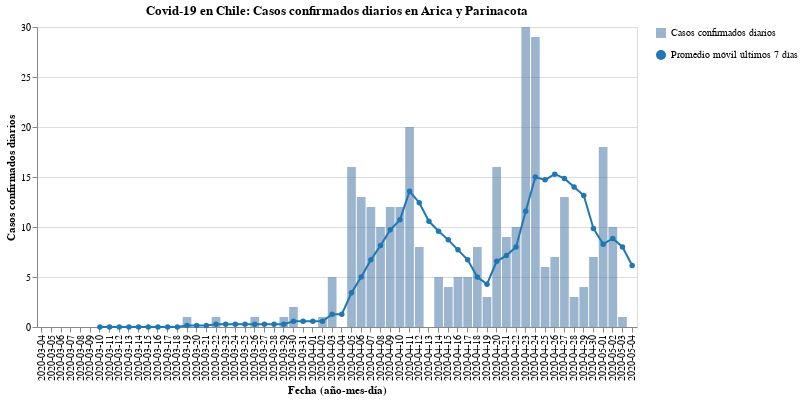

The code cell stored with this chart in its notebook:
### Code cell
#hide_input
bars, line = my_cases_plot(region)
(bars + line).properties(
    title=f'Covid-19 en Chile: Casos confirmados diarios en {region}',
    width=600
)

### Figure 1 — Vega-Lite specification as saved in the notebook (floating-point values rounded to 4 significant figures)
{"config": {"view": {"continuousWidth": 400, "continuousHeight": 300}}, "layer": [{"mark": {"type": "bar", "opacity": 0.7}, "encoding": {"opacity": {"type": "nominal", "field": "Casos confirmados diarios", "legend": {"title": ""}}, "tooltip": [{"type": "nominal", "field": "Fecha"}, {"type": "quantitative", "field": "Casos confirmados"}], "x": {"type": "nominal", "axis": {"title": "Fecha (año-mes-día)"}, "field": "Fecha"}, "y": {"type": "quantitative", "axis": {"title": "Casos confirmados diarios"}, "field": "Casos confirmados"}}}, {"mark": {"type": "line", "color": "#1f77b4", "point": {"filled": true, "fill": "#1f77b4"}}, "encoding": {"shape": {"type": "nominal", "field": "Promedio móvil últimos 7 días", "legend": {"title": ""}}, "x": {"type": "nominal", "axis": {"title": "Fecha (año-mes-día)"}, "field": "Fecha"}, "y": {"type": "quantitative", "field": "Rolling"}}}], "data": {"name": "data-52cc2a2a7659f54f42c60f2082fe592d"}, "title": "Covid-19 en Chile: Casos confirmados diarios en Arica y Parinacota", "width": 600, "$schema": "https://vega.github.io/schema/vega-lite/v4.8.1.json", "datasets": {"data-52cc2a2a7659f54f42c60f2082fe592d": [{"Fecha": "2020-03-04", "Casos confirmados": 0, "Rolling": null, "Casos confirmados diarios": "Casos confirmados diarios", "Promedio móvil últimos 7 días": "Promedio móvil últimos 7 días"}, {"Fecha": "2020-03-05", "Casos confirmados": 0, "Rolling": null, "Casos confirmados diarios": "Casos confirmados diarios", "Promedio móvil últimos 7 días": "Promedio móvil últimos 7 días"}, {"Fecha": "2020-03-06", "Casos confirmados": 0, "Rolling": null, "Casos confirmados diarios": "Casos confirmados diarios", "Promedio móvil últimos 7 días": "Promedio móvil últimos 7 días"}, {"Fecha": "2020-03-07", "Casos confirmados": 0, "Rolling": null, "Casos confirmados diarios": "Casos confirmados diarios", "Promedio móvil últimos 7 días": "Promedio móvil últimos 7 días"}, {"Fecha": "2020-03-08", "Casos confirmados": 0, "Rolling": null, "Casos confirmados diarios": "Casos confirmados diarios", "Promedio móvil últimos 7 días": "Promedio móvil últimos 7 días"}, {"Fecha": "2020-03-09", "Casos confirmados": 0, "Rolling": null, "Casos confirmados diarios": "Casos confirmados diarios", "Promedio móvil últimos 7 días": "Promedio móvil últimos 7 días"}, {"Fecha": "2020-03-10", "Casos confirmados": 0, "Rolling": 0.0, "Casos confirmados diarios": "Casos confirmados diarios", "Promedio móvil últimos 7 días": "Promedio móvil últimos 7 días"}, {"Fecha": "2020-03-11", "Casos confirmados": 0, "Rolling": 0.0, "Casos confirmados diarios": "Casos confirmados diarios", "Promedio móvil últimos 7 días": "Promedio móvil últimos 7 días"}, {"Fecha": "2020-03-12", "Casos confirmados": 0, "Rolling": 0.0, "Casos confirmados diarios": "Casos confirmados diarios", "Promedio móvil últimos 7 días": "Promedio móvil últimos 7 días"}, {"Fecha": "2020-03-13", "Casos confirmados": 0, "Rolling": 0.0, "Casos confirmados diarios": "Casos confirmados diarios", "Promedio móvil últimos 7 días": "Promedio móvil últimos 7 días"}, {"Fecha": "2020-03-14", "Casos confirmados": 0, "Rolling": 0.0, "Casos confirmados diarios": "Casos confirmados diarios", "Promedio móvil últimos 7 días": "Promedio móvil últimos 7 días"}, {"Fecha": "2020-03-15", "Casos confirmados": 0, "Rolling": 0.0, "Casos confirmados diarios": "Casos confirmados diarios", "Promedio móvil últimos 7 días": "Promedio móvil últimos 7 días"}, {"Fecha": "2020-03-16", "Casos confirmados": 0, "Rolling": 0.0, "Casos confirmados diarios": "Casos confirmados diarios", "Promedio móvil últimos 7 días": "Promedio móvil últimos 7 días"}, {"Fecha": "2020-03-17", "Casos confirmados": 0, "Rolling": 0.0, "Casos confirmados diarios": "Casos confirmados diarios", "Promedio móvil últimos 7 días": "Promedio móvil últimos 7 días"}, {"Fecha": "2020-03-18", "Casos confirmados": 0, "Rolling": 0.0, "Casos confirmados diarios": "Casos confirmados diarios", "Promedio móvil últimos 7 días": "Promedio móvil últimos 7 días"}, {"Fecha": "2020-03-19", "Casos confirmados": 1, "Rolling": 0.1429, "Casos confirmados diarios": "Casos confirmados diarios", "Promedio móvil últimos 7 días": "Promedio móvil últimos 7 días"}, {"Fecha": "2020-03-20", "Casos confirmados": 0, "Rolling": 0.1429, "Casos confirmados diarios": "Casos confirmados diarios", "Promedio móvil últimos 7 días": "Promedio móvil últimos 7 días"}, {"Fecha": "2020-03-21", "Casos confirmados": 0, "Rolling": 0.1429, "Casos confirmados diarios": "Casos confirmados diarios", "Promedio móvil últimos 7 días": "Promedio móvil últimos 7 días"}, {"Fecha": "2020-03-22", "Casos confirmados": 1, "Rolling": 0.2857, "Casos confirmados diarios": "Casos confirmados diarios", "Promedio móvil últimos 7 días": "Promedio móvil últimos 7 días"}, {"Fecha": "2020-03-23", "Casos confirmados": 0, "Rolling": 0.2857, "Casos confirmados diarios": "Casos confirmados diarios", "Promedio móvil últimos 7 días": "Promedio móvil últimos 7 días"}, {"Fecha": "2020-03-24", "Casos confirmados": 0, "Rolling": 0.2857, "Casos confirmados diarios": "Casos confirmados diarios", "Promedio móvil últimos 7 días": "Promedio móvil últimos 7 días"}, {"Fecha": "2020-03-25", "Casos confirmados": 0, "Rolling": 0.2857, "Casos confirmados diarios": "Casos confirmados diarios", "Promedio móvil últimos 7 días": "Promedio móvil últimos 7 días"}, {"Fecha": "2020-03-26", "Casos confirmados": 1, "Rolling": 0.2857, "Casos confirmados diarios": "Casos confirmados diarios", "Promedio móvil últimos 7 días": "Promedio móvil últimos 7 días"}, {"Fecha": "2020-03-27", "Casos confirmados": 0, "Rolling": 0.2857, "Casos confirmados diarios": "Casos confirmados diarios", "Promedio móvil últimos 7 días": "Promedio móvil últimos 7 días"}, {"Fecha": "2020-03-28", "Casos confirmados": 0, "Rolling": 0.2857, "Casos confirmados diarios": "Casos confirmados diarios", "Promedio móvil últimos 7 días": "Promedio móvil últimos 7 días"}, {"Fecha": "2020-03-29", "Casos confirmados": 1, "Rolling": 0.2857, "Casos confirmados diarios": "Casos confirmados diarios", "Promedio móvil últimos 7 días": "Promedio móvil últimos 7 días"}, {"Fecha": "2020-03-30", "Casos confirmados": 2, "Rolling": 0.5714, "Casos confirmados diarios": "Casos confirmados diarios", "Promedio móvil últimos 7 días": "Promedio móvil últimos 7 días"}, {"Fecha": "2020-03-31", "Casos confirmados": 0, "Rolling": 0.5714, "Casos confirmados diarios": "Casos confirmados diarios", "Promedio móvil últimos 7 días": "Promedio móvil últimos 7 días"}, {"Fecha": "2020-04-01", "Casos confirmados": 0, "Rolling": 0.5714, "Casos confirmados diarios": "Casos confirmados diarios", "Promedio móvil últimos 7 días": "Promedio móvil últimos 7 días"}, {"Fecha": "2020-04-02", "Casos confirmados": 1, "Rolling": 0.5714, "Casos confirmados diarios": "Casos confirmados diarios", "Promedio móvil últimos 7 días": "Promedio móvil últimos 7 días"}, {"Fecha": "2020-04-03", "Casos confirmados": 5, "Rolling": 1.286, "Casos confirmados diarios": "Casos confirmados diarios", "Promedio móvil últimos 7 días": "Promedio móvil últimos 7 días"}, {"Fecha": "2020-04-04", "Casos confirmados": 0, "Rolling": 1.286, "Casos confirmados diarios": "Casos confirmados diarios", "Promedio móvil últimos 7 días": "Promedio móvil últimos 7 días"}, {"Fecha": "2020-04-05", "Casos confirmados": 16, "Rolling": 3.429, "Casos confirmados diarios": "Casos confirmados diarios", "Promedio móvil últimos 7 días": "Promedio móvil últimos 7 días"}, {"Fecha": "2020-04-06", "Casos confirmados": 13, "Rolling": 5.0, "Casos confirmados diarios": "Casos confirmados diarios", "Promedio móvil últimos 7 días": "Promedio móvil últimos 7 días"}, {"Fecha": "2020-04-07", "Casos confirmados": 12, "Rolling": 6.714, "Casos confirmados diarios": "Casos confirmados diarios", "Promedio móvil últimos 7 días": "Promedio móvil últimos 7 días"}, {"Fecha": "2020-04-08", "Casos confirmados": 10, "Rolling": 8.143, "Casos confirmados diarios": "Casos confirmados diarios", "Promedio móvil últimos 7 días": "Promedio móvil últimos 7 días"}, {"Fecha": "2020-04-09", "Casos confirmados": 12, "Rolling": 9.714, "Casos confirmados diarios": "Casos confirmados diarios", "Promedio móvil últimos 7 días": "Promedio móvil últimos 7 días"}, {"Fecha": "2020-04-10", "Casos confirmados": 12, "Rolling": 10.71, "Casos confirmados diarios": "Casos confirmados diarios", "Promedio móvil últimos 7 días": "Promedio móvil últimos 7 días"}, {"Fecha": "2020-04-11", "Casos confirmados": 20, "Rolling": 13.57, "Casos confirmados diarios": "Casos confirmados diarios", "Promedio móvil últimos 7 días": "Promedio móvil últimos 7 días"}, {"Fecha": "2020-04-12", "Casos confirmados": 8, "Rolling": 12.43, "Casos confirmados diarios": "Casos confirmados diarios", "Promedio móvil últimos 7 días": "Promedio móvil últimos 7 días"}, {"Fecha": "2020-04-13", "Casos confirmados": 0, "Rolling": 10.57, "Casos confirmados diarios": "Casos confirmados diarios", "Promedio móvil últimos 7 días": "Promedio móvil últimos 7 días"}, {"Fecha": "2020-04-14", "Casos confirmados": 5, "Rolling": 9.571, "Casos confirmados diarios": "Casos confirmados diarios", "Promedio móvil últimos 7 días": "Promedio móvil últimos 7 días"}, {"Fecha": "2020-04-15", "Casos confirmados": 4, "Rolling": 8.714, "Casos confirmados diarios": "Casos confirmados diarios", "Promedio móvil últimos 7 días": "Promedio móvil últimos 7 días"}, {"Fecha": "2020-04-16", "Casos confirmados": 5, "Rolling": 7.714, "Casos confirmados diarios": "Casos confirmados diarios", "Promedio móvil últimos 7 días": "Promedio móvil últimos 7 días"}, {"Fecha": "2020-04-17", "Casos confirmados": 5, "Rolling": 6.714, "Casos confirmados diarios": "Casos confirmados diarios", "Promedio móvil últimos 7 días": "Promedio móvil últimos 7 días"}, {"Fecha": "2020-04-18", "Casos confirmados": 8, "Rolling": 5.0, "Casos confirmados diarios": "Casos confirmados diarios", "Promedio móvil últimos 7 días": "Promedio móvil últimos 7 días"}, {"Fecha": "2020-04-19", "Casos confirmados": 3, "Rolling": 4.286, "Casos confirmados diarios": "Casos confirmados diarios", "Promedio móvil últimos 7 días": "Promedio móvil últimos 7 días"}, {"Fecha": "2020-04-20", "Casos confirmados": 16, "Rolling": 6.571, "Casos confirmados diarios": "Casos confirmados diarios", "Promedio móvil últimos 7 días": "Promedio móvil últimos 7 días"}, {"Fecha": "2020-04-21", "Casos confirmados": 9, "Rolling": 7.143, "Casos confirmados diarios": "Casos confirmados diarios", "Promedio móvil últimos 7 días": "Promedio móvil últimos 7 días"}, {"Fecha": "2020-04-22", "Casos confirmados": 10, "Rolling": 8.0, "Casos confirmados diarios": "Casos confirmados diarios", "Promedio móvil últimos 7 días": "Promedio móvil últimos 7 días"}, {"Fecha": "2020-04-23", "Casos confirmados": 30, "Rolling": 11.57, "Casos confirmados diarios": "Casos confirmados diarios", "Promedio móvil últimos 7 días": "Promedio móvil últimos 7 días"}, {"Fecha": "2020-04-24", "Casos confirmados": 29, "Rolling": 15.0, "Casos confirmados diarios": "Casos confirmados diarios", "Promedio móvil últimos 7 días": "Promedio móvil últimos 7 días"}, {"Fecha": "2020-04-25", "Casos confirmados": 6, "Rolling": 14.71, "Casos confirmados diarios": "Casos confirmados diarios", "Promedio móvil últimos 7 días": "Promedio móvil últimos 7 días"}, {"Fecha": "2020-04-26", "Casos confirmados": 7, "Rolling": 15.29, "Casos confirmados diarios": "Casos confirmados diarios", "Promedio móvil últimos 7 días": "Promedio móvil últimos 7 días"}, {"Fecha": "2020-04-27", "Casos confirmados": 13, "Rolling": 14.86, "Casos confirmados diarios": "Casos confirmados diarios", "Promedio móvil últimos 7 días": "Promedio móvil últimos 7 días"}, {"Fecha": "2020-04-28", "Casos confirmados": 3, "Rolling": 14.0, "Casos confirmados diarios": "Casos confirmados diarios", "Promedio móvil últimos 7 días": "Promedio móvil últimos 7 días"}, {"Fecha": "2020-04-29", "Casos confirmados": 4, "Rolling": 13.14, "Casos confirmados diarios": "Casos confirmados diarios", "Promedio móvil últimos 7 días": "Promedio móvil últimos 7 días"}, {"Fecha": "2020-04-30", "Casos confirmados": 7, "Rolling": 9.857, "Casos confirmados diarios": "Casos confirmados diarios", "Promedio móvil últimos 7 días": "Promedio móvil últimos 7 días"}, {"Fecha": "2020-05-01", "Casos confirmados": 18, "Rolling": 8.286, "Casos confirmados diarios": "Casos confirmados diarios", "Promedio móvil últimos 7 días": "Promedio móvil últimos 7 días"}, {"Fecha": "2020-05-02", "Casos confirmados": 10, "Rolling": 8.857, "Casos confirmados diarios": "Casos confirmados diarios", "Promedio móvil últimos 7 días": "Promedio móvil últimos 7 días"}, {"Fecha": "2020-05-03", "Casos confirmados": 1, "Rolling": 8.0, "Casos confirmados diarios": "Casos confirmados diarios", "Promedio móvil últimos 7 días": "Promedio móvil últimos 7 días"}, {"Fecha": "2020-05-04", "Casos confirmados": 0, "Rolling": 6.143, "Casos confirmados diarios": "Casos confirmados diarios", "Promedio móvil últimos 7 días": "Promedio móvil últimos 7 días"}]}}
